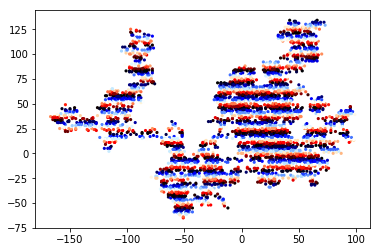

Generate this figure with Python:
# -*- coding: utf-8 -*-
"""
Created on Tue Sep  4 13:39:34 2018

@author: ZJ
"""

import matplotlib.pyplot as plt


from random_walk import RandomWalk

while True:

    #创建一个RandomWalk实例，并将其包含的点都绘制出来
    rw = RandomWalk()
    rw.fill_walk()
    plt.scatter(rw.x_values, rw.y_values, c=rw.y_values, cmap=plt.cm.flag, edgecolor='none', s=10)
    plt.show()
    
    keep_running = input("Make another walk? (yes/no) ")
    if keep_running == 'no':
        break
